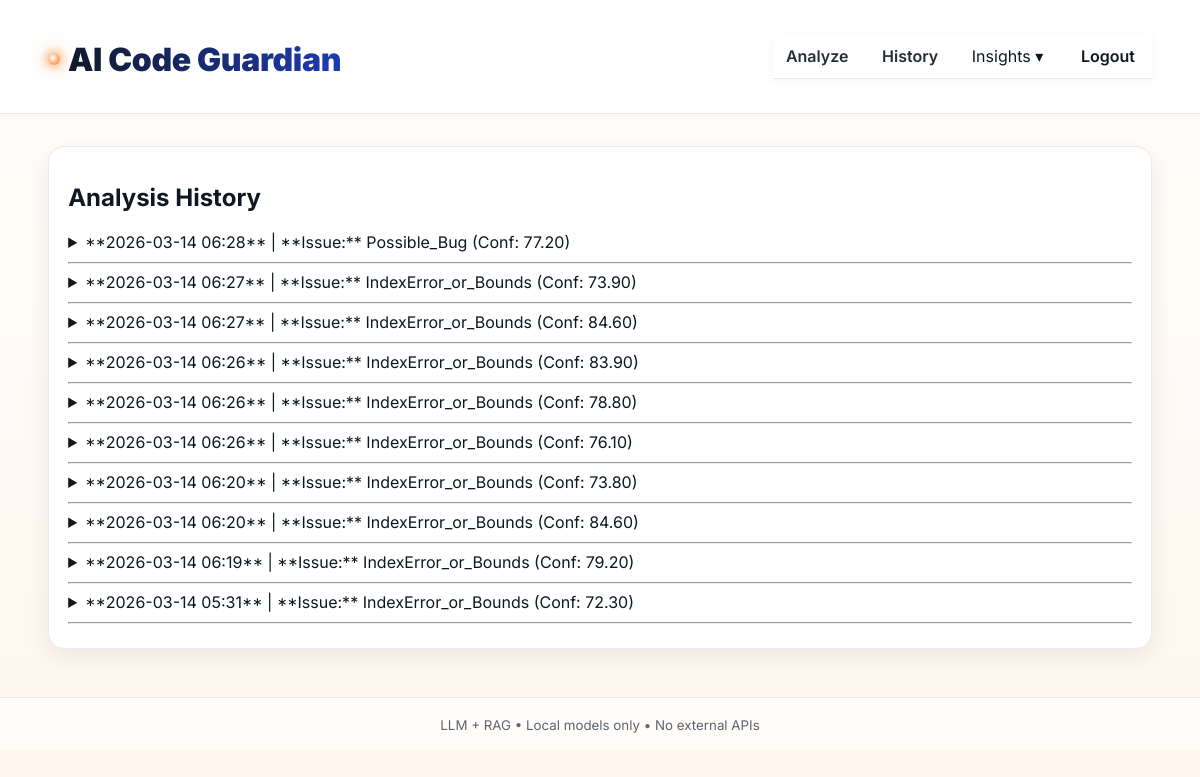
/history (signed in), run on the app's committed database.
### app.py (models this page shows)
class History(db.Model):
    id = db.Column(db.Integer, primary_key=True)
    timestamp = db.Column(db.DateTime, default=datetime.utcnow, index=True)
    code_snippet = db.Column(db.Text, nullable=False)
    issue_type = db.Column(db.String(128))
    root_cause = db.Column(db.Text)
    confidence = db.Column(db.Float)
    user_id = db.Column(db.Integer, db.ForeignKey("user.id"), nullable=False, index=True)

### app.py (the view)
@app.get("/history")
@login_required
def history_route():
    entries = db.session.execute(
        db.select(History)
          .where(History.user_id == current_user.id)
          .order_by(History.timestamp.desc())
          .limit(10)
    ).scalars()
    return render_template("history.html", entries=entries)

### app.py (called while the page is built)
@login_manager.user_loader
def load_user(user_id):
    try:
        return db.session.get(User, int(user_id))
    except Exception:
        return User.query.get(int(user_id))

### templates/history.html (shortened to what this page needs)
{% extends "layout.html" %}
{% block content %}
<section class="card">
  <h2>Analysis History</h2>
  {% for entry in entries %}
    <details style="margin-bottom: 10px;">
      <summary>
        **{{ entry.timestamp.strftime('%Y-%m-%d %H:%M') }}** |
        **Issue:** {{ entry.issue_type }}
        (Conf: {{ "%.2f"|format(entry.confidence) }})
      </summary>
    </details>
    <hr>
  {% else %}
    <p>No analysis history found.</p>
  {% endfor %}
</section>
{% endblock %}

### templates/layout.html (shortened to what this page needs)
<!doctype html>
<html lang="en">
<head>
  <link rel="stylesheet" href="{{ url_for('static', filename='style.css') }}"/>
</head>
<body>
<header class="site-header">
  <div class="wrap nav-wrap">
  <h1><a class="brand-link" href="{{ url_for('landing') }}">AI Code Guardian</a></h1>
    <nav class="main-nav">
      {% if current_user.is_authenticated %}
        <a class="nav-link" href="{{ url_for('index') }}">Analyze</a>
        <a class="nav-link" href="{{ url_for('history_route') }}">History</a>
        <div class="nav-dropdown">
          <button class="nav-link nav-drop-btn">Insights ▾</button>
        </div>
        <a class="btn btn-ghost" href="{{ url_for('logout') }}">Logout</a>
      {% else %}
        <a class="btn btn-ghost" href="{{ url_for('login') }}">Login</a>
        <a class="btn btn-primary" href="{{ url_for('signup') }}">Sign up</a>
      {% endif %}
    </nav>
  </div>
</header>
<main class="wrap page-pad">
  {% block content %}{% endblock %}
</main>
<footer class="site-footer">
  <div class="wrap">
    <small>LLM + RAG • Local models only • No external APIs</small>
  </div>
</footer>
</body>
</html>

### static/style.css (style rules this page uses)
:root { --brand-1: #ff6a00; --brand-2: #ffb200; --brand-3: #ff7f36; --shell-bg: #0d1117; --shell-panel: rgba(255,255,255,.06); --shell-border: rgba(255,255,255,.14); --cream: #fff7ee; --cream-ink: #0f1720; --cream-border: #ffe3c3; --text: #eef2ff; --muted: #b9c3d8; --ink: #0f1720; --ink-muted: #3f4b59; --r-lg: 16px; --r-md: 12px; --r-sm: 10px; --shadow-1: 0 8px 24px rgba(0,0,0,.18); --shadow-2: 0 18px 48px rgba(0,0,0,.28); --shadow-warm-1: 0 8px 24px rgba(255,165,100,.15); --shadow-warm-2: 0 24px 60px rgba(255,165,100,.25); --wrap: min(1120px, 92%); }
* { box-sizing:border-box }
html, body { height:100% }
html { scroll-behavior:smooth }
body { margin:0; font-family: Inter, system-ui, Segoe UI, Roboto, Arial, sans-serif; color: var(--text); background: var(--shell-bg); -webkit-font-smoothing: antialiased; -moz-osx-font-smoothing: grayscale; }
.wrap { width: var(--wrap); margin: 0 auto }
.site-header { position: sticky; top: 0; z-index: 50; background: rgba(13,17,23,.65); backdrop-filter: blur(10px); border-bottom: 1px solid var(--shell-border); }
.nav-wrap { display:flex; align-items:center; justify-content:space-between; padding: .8rem 0; }
.main-nav { display:flex; align-items:center; gap:.5rem }
.nav-link { color: var(--text); text-decoration:none; opacity:.9; padding: .55rem .8rem; border-radius: 10px; }
.nav-dropdown { position:relative }
.nav-drop-btn { all:unset; cursor:pointer; padding:.55rem .8rem; border-radius:10px }
.btn { display:inline-flex; align-items:center; gap:.4rem; text-decoration:none; padding:.7rem 1rem; border-radius: 14px; border:1px solid var(--shell-border); cursor:pointer; transition: transform .18s ease, box-shadow .18s ease; font-weight: 700; }
.btn-ghost { background: rgba(255,255,255,.06); color: var(--text); border-color: rgba(255,255,255,.25); backdrop-filter: blur(6px); }
.page-pad { padding: 2rem 0 3rem }
.card { background: var(--shell-panel); border:1px solid var(--shell-border); border-radius: var(--r-lg); padding: 1rem 1.2rem; box-shadow: var(--shadow-1); }
.site-footer { border-top: 1px solid var(--shell-border); padding: 1rem 0; text-align:center; opacity: .9; }
button[type="submit"], .btn { cursor:pointer }
:root { --lx-wrap: min(1140px, 92%); --lx-blue-1:#2b56d6; --lx-blue-2:#274fc7; --lx-ink:#0f1720; --lx-muted:#5b6b7f; --lx-orange:#ff6a00; --lx-gold:#ffb200; --lx-cream:#fff7ee; --lx-cream-border:#ffe3c3; --lx-border:#e6eaf1; --lx-paper:#ffffff; --lx-alt:#f6f8fb; --lx-r-lg:16px; --lx-r-md:12px; --lx-shadow-1:0 8px 22px rgba(16,24,40,.08); --lx-shadow-2:0 18px 46px rgba(16,24,40,.12); --lx-shadow-warm-1:0 10px 26px rgba(255,165,100,.18); --lx-shadow-warm-2:0 22px 56px rgba(255,165,100,.28); }
body { background:#fff; color:var(--lx-ink); }
.wrap { width:var(--lx-wrap); margin:0 auto; }
.brand-link { text-decoration:none; font-weight:900; letter-spacing:-.01em; color:#0f1720; position:relative; display:inline-flex; align-items:center; gap:.5rem; background:linear-gradient(90deg,#0f1720,#1f3bb3); -webkit-background-clip:text; background-clip:text; color:transparent; }
.brand-link::before { content:""; width:12px; height:12px; border-radius:50%; background: radial-gradient(circle at 40% 40%, #fff, #ff6a00); box-shadow:0 0 12px #ff6a00, 0 0 24px rgba(255,106,0,.35); }
header, .site-header { background: #ffffff !important; border-bottom: 1px solid #e6eaf1 !important; box-shadow: 0 2px 12px rgba(16,24,40,.04) !important; }
.brand-link::before { width: 12px; height: 12px; }
header, nav { background: #fff !important; box-shadow: 0 2px 8px rgba(0, 0, 0, 0.06); }
nav a, .nav-btn, .login-btn, .signup-btn { font-weight: 600; border-radius: 10px; text-decoration: none; transition: all 0.2s ease-in-out; }
body { background: linear-gradient(180deg, #fffdfb 0%, #fff7ee 100%) !important; color: #0f1720 !important; }
.card, .auth-card, .authPro-box { background: #ffffff !important; border: 1px solid #e6eaf1 !important; box-shadow: 0 8px 24px rgba(16, 24, 40, 0.08) !important; color: #0f1720 !important; }
input, textarea, select, .card, .authPro, .auth-card { background-image: none !important; }
header, .site-header, nav { background: #ffffff !important; border-bottom: 1px solid #e6eaf1 !important; box-shadow: 0 2px 8px rgba(0, 0, 0, 0.04) !important; }
nav a { color: #0f1720 !important; font-weight: 600 !important; }
footer, .site-footer { background: #fffdfb !important; border-top: 1px solid #e6eaf1 !important; color: #4b5563 !important; }
.nav-dropdown { position: relative; }

### data on the page
History: timestamp "2026-03-14 06:28", issue_type "Possible_Bug", confidence "77.20"
History: timestamp "2026-03-14 06:27", issue_type "IndexError_or_Bounds", confidence "73.90"
History: timestamp "2026-03-14 06:27", issue_type "IndexError_or_Bounds", confidence "84.60"
History: timestamp "2026-03-14 06:26", issue_type "IndexError_or_Bounds", confidence "83.90"
History: timestamp "2026-03-14 06:26", issue_type "IndexError_or_Bounds", confidence "78.80"
History: timestamp "2026-03-14 06:26", issue_type "IndexError_or_Bounds", confidence "76.10"
History: timestamp "2026-03-14 06:20", issue_type "IndexError_or_Bounds", confidence "73.80"
History: timestamp "2026-03-14 06:20", issue_type "IndexError_or_Bounds", confidence "84.60"
History: timestamp "2026-03-14 06:19", issue_type "IndexError_or_Bounds", confidence "79.20"
History: timestamp "2026-03-14 05:31", issue_type "IndexError_or_Bounds", confidence "72.30"
